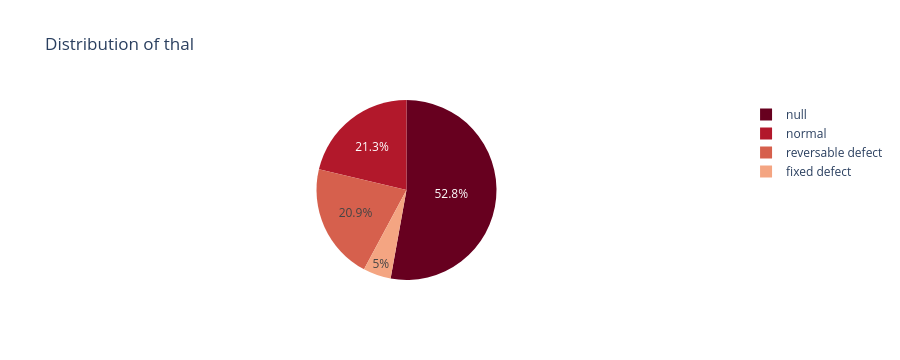

The notebook cell this image was saved under:
### Markdown cell above
## thal

### Code cell
col = "thal"

fig = px.pie(
    df,
    names=col,
    title=f"Distribution of {col}",
    color_discrete_sequence=px.colors.sequential.RdBu
)
fig.show()

### Figure 1 — Plotly figure (JSON) as saved in the notebook; plotly's stock layout.template omitted (floating-point values rounded to 4 significant figures; data arrays with more than 128 entries replaced by an {"elided": "..."} marker saying what was removed)
{"data": [{"domain": {"x": [0, 1], "y": [0, 1]}, "hovertemplate": "thal=%{label}<extra></extra>", "labels": {"elided": "920 str values"}, "legendgroup": "", "name": "", "showlegend": true, "type": "pie"}], "layout": {"autosize": true, "height": 360, "legend": {"tracegroupgap": 0}, "piecolorway": ["rgb(103,0,31)", "rgb(178,24,43)", "rgb(214,96,77)", "rgb(244,165,130)", "rgb(253,219,199)", "rgb(247,247,247)", "rgb(209,229,240)", "rgb(146,197,222)", "rgb(67,147,195)", "rgb(33,102,172)", "rgb(5,48,97)"], "title": {"text": "Distribution of thal"}}}
